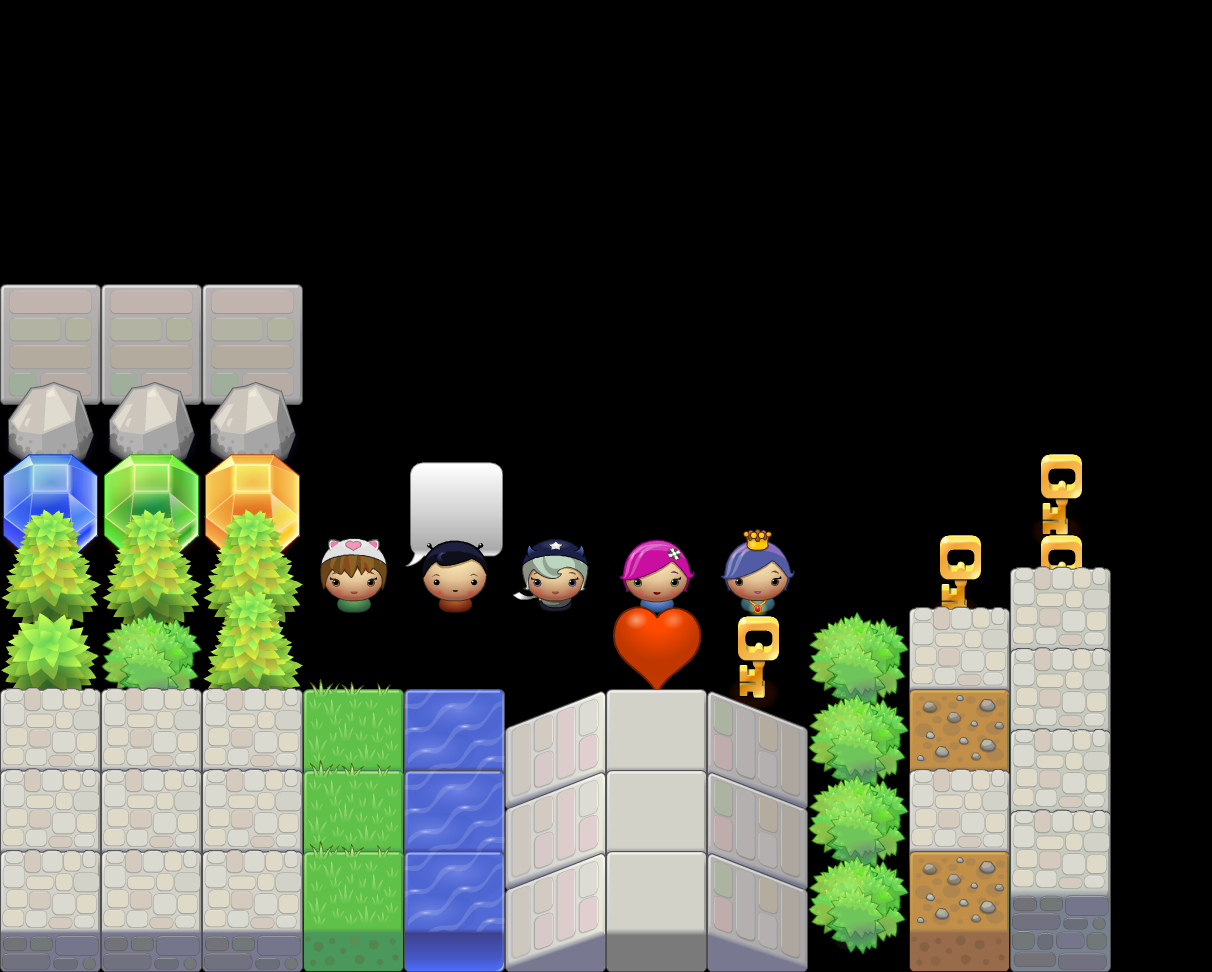

A level layout from a 2D game, rendered from its tile map. Below: a short description, then the map file with tile-grid data replaced by summaries:
An orthogonal 12x12 tile map with 101x81 px tiles, 1 tile layer (map).

<map version="1.10" tiledversion="1.11.2" orientation="orthogonal" renderorder="right-down" width="12" height="12" tilewidth="101" tileheight="81" infinite="0" nextlayerid="2" nextobjectid="1">
 <tileset firstgid="1" name="Untitled" tilewidth="101" tileheight="171" spacing="2" margin="2" tilecount="45" columns="9">
  <image source="ortho-test1.png" width="1024" height="1024" />
 </tileset>
 <layer id="1" name="map" width="12" height="12">
  <data>[144 cells, 62 non-empty, 24 distinct tile ids]</data>
 </layer>
</map>
